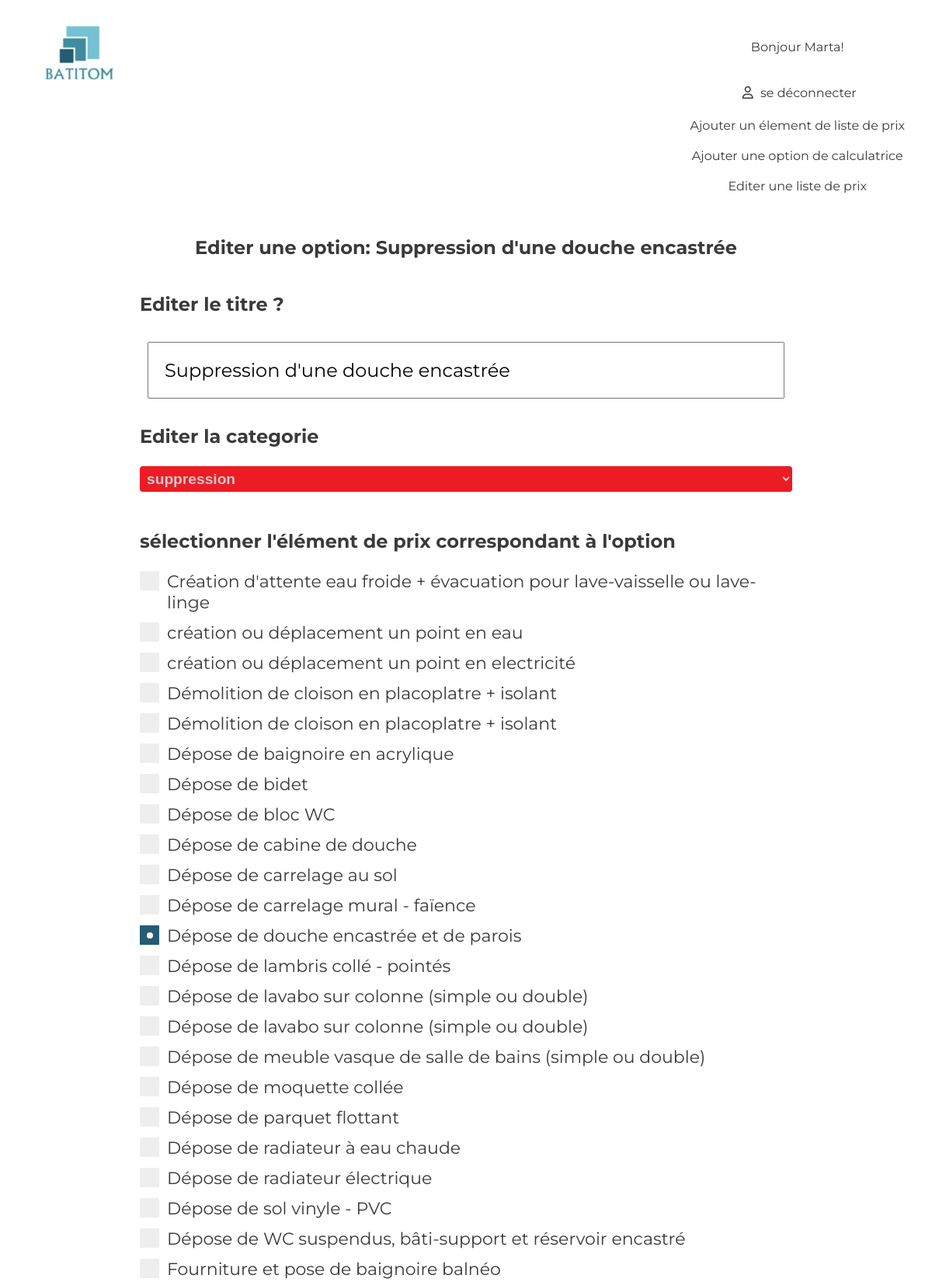
Page /index.php/formquestion/update?id=9 (signed in, upper part) on the committed database.
### tables this page shows
CREATE TABLE IF NOT EXISTS `formquestion` (
  `id` int(11) UNSIGNED NOT NULL AUTO_INCREMENT,
  `title` varchar(100) NOT NULL,
  `category` varchar(100) NOT NULL,
  PRIMARY KEY (`id`)
);

CREATE TABLE IF NOT EXISTS `pricelist` (
  `id` int(10) UNSIGNED NOT NULL AUTO_INCREMENT,
  `description` varchar(255) NOT NULL,
  `category` varchar(100) DEFAULT NULL,
  `price` float NOT NULL,
  `dontFurniture` varchar(100) NOT NULL,
  `bym2` tinyint(1) NOT NULL DEFAULT '0',
  `title` varchar(100) NOT NULL,
  PRIMARY KEY (`id`)
);

### index.php (called while the page is built, shortened)
<?php
require "lib/Router.php";
require "lib/Kernel.php";
require "lib/Database.php";
$kernel = new Kernel();
$kernel->run();

### lib/Database.php (called while the page is built)
<?php
class Database
{
    private static $instance = null;
    private $pdo;
    private function __construct()
    {
        $this->pdo = new PDO
        (
            "mysql:host=localhost;port=3308;dbname=calculator_batitom_db;charset=UTF8",
            "root",
            "",
            [
                PDO::ATTR_ERRMODE => PDO::ERRMODE_EXCEPTION,
                PDO::ATTR_DEFAULT_FETCH_MODE => PDO::FETCH_ASSOC,
            ]
        );
    }
    public function getPdo()
    {
        return $this->pdo;
    }
    public static function getInstance()
    {
        if(self::$instance === null)
        {
            self::$instance = new Database();
        }
        return self::$instance;
    }
}

### app/controllers/FormquestionController.php (called while the page is built, shortened)
<?php
class FormquestionController
{
    public function updateAction()
    {
        $questionModel = new FormquestionModel();
        $priceModel = new PricelistModel();
        if (isset ($_GET['id']) && ctype_digit($_GET['id']))
        {
            $question = $questionModel->find($_GET['id']) ;
            $checkedprices = $priceModel->findCheckedPriceElements($_GET['id']) ;
            return [
                "template" =>
                    [
                        "folder" => "formquestion",
                        "file" => "update",
                    ],
                "neededScripts" =>
                    [
                        "FormValidator.class.js",
                    ],
                "question" => $question,
                "checkedprices" => $checkedprices,
            ];
        }
    }
}

### app/models/AbstractModel.php (called while the page is built, shortened)
<?php
abstract class AbstractModel
{
    public function __construct()
    {
        $this->pdo=Database::getInstance()->getPdo();
    }
}

### app/models/FormquestionModel.php (called while the page is built, shortened)
<?php
class FormquestionModel extends AbstractModel
{
    public function find($id) {
        $query = $this->pdo->prepare("SELECT id, title, category
                                      FROM formquestion
                                      WHERE id= :id");
        $query->execute(["id" => $id]);
        return $query->fetch();
    }
}

### lib/Router.php (called while the page is built, shortened)
<?php
class Router
{
    private $rootURL;
    private $allUrls;
    private static $instance = null;
    private function __construct()
    {
        $this->rootURL = $_SERVER["SCRIPT_NAME"];
        $this->allUrls = [] ;
        foreach ($this->allRoutes as $url => $route)
        {
            $this->allUrls[$route["name"]] = $url ;
        }
    }
    public function generateUrl($routeName)
    {
        if (isset($this->allUrls[$routeName]))
        {
            return $this->rootURL.$this->allUrls[$routeName];
        }
        else
        {
            throw new ErrorException ("Pas de route \" $routeName \" dans le router");
        }
    }
    public static function getInstance()
    {
        if(self::$instance === null)
        {
            self::$instance = new Router();
        }
        return self::$instance;
    }
}

### app/models/PricelistModel.php (called while the page is built, shortened)
<?php
class PricelistModel extends AbstractModel
{
    public function findCheckedPriceElements($questionId)
    {
        $query = $this->pdo->prepare("SELECT pricelist.id, (pricelist_id IS NOT NULL) AS isChecked, pricelist.title
                                                FROM pricelist
                                                LEFT JOIN formquestion_pricelist ON pricelist.id = formquestion_pricelist.pricelist_id
                                                AND FormQuestion_id = :id
                                                ORDER BY title");
        $query->execute([
            "id" => $questionId,
        ]);
        return $query->fetchAll() ;
    }
}

### www/views/formquestion/updateView.phtml (the view, shortened to what this page needs)
<h2>Editer une option: <?= $question['title'] ?></h2>
<form action="<?=Router::getInstance()->generateUrl("batitom_formquestion_update")?>" method="POST" enctype="multipart/form-data" autocomplete="off" data-validate>
    <h3>Editer le titre ?</h3>
    <input type="text" name="title" value="<?= htmlspecialchars($question['title']) ?>" data-minlength="2" />
    <h3>Editer la categorie</h3>
    <select name="category" id="category" data-requiredselect="-1">
        <option value="suppression" <?php if($question['category'] == 'suppression'): ?> selected <?php endif?>>suppression</option>
    </select>
    <h3>sélectionner l'élément de prix correspondant à l'option</h3>
    <div data-minchecked="1">
        <?php foreach($checkedprices as $checkedprice): ?>
            <label for="cat-<?= $checkedprice["id"]?>" class='container'>
                <span class="checkmark"></span>
                <?= htmlspecialchars($checkedprice["title"])?>
            </label>
    <?php endforeach;?>
    </div>
</form>

### www/css/style.css (style rules this page uses)
body { font-family: 'Montserrat', sans-serif; color: #3a3a3a; width: 100%; margin: 0 auto; }
h2 { text-align: center }
h3 { font-size: 1.5em; font-weight: bold; }
form { background-color: #ffffff; margin: 0 auto; width: 70%; min-width: 300px; display: flex; flex-direction: column; justify-content: center; }
form input[type=text], input[type=password] { padding: 20px; margin: 10px; font-size: 1.5em; font-family: 'Montserrat', sans-serif; }
.container { display: block; position: relative; padding-left: 35px; margin-bottom: 12px; cursor: pointer; font-size: 22px; -webkit-user-select: none; -moz-user-select: none; -ms-user-select: none; user-select: none; }
.checkmark { position: absolute; top: 0; left: 0; height: 25px; width: 25px; background-color: #eee; }
.container input:checked ~ .checkmark, .container input:checked ~ .checkmark-radio { background-color: #245c73; }
.checkmark:after, .checkmark-radio:after { content: ""; position: absolute; display: none; }
.container input:checked ~ .checkmark:after, .container input:checked ~ .checkmark-radio:after { display: block; }
.container .checkmark:after, .container .checkmark-radio:after { top: 9px; left: 9px; width: 8px; height: 8px; border-radius: 50%; background: white; }
select { padding: 5px; margin-bottom: 25px; border: none; border-radius: 4px; background-color: #ed1c24; color: #cccccc; font-size: 1.2em; font-weight: bold; }
select:after { position: absolute; content: ""; top: 14px; right: 10px; width: 0; height: 0; border: 6px solid transparent; border-color: #fff transparent transparent transparent; }

### rows in the picture
formquestion: title "Suppression d'une douche encastrée", category "suppression"
pricelist: title "Création d'attente eau froide + évacuation pour lave-vaisselle ou lave-linge"
pricelist: title "création ou déplacement un point en eau"
pricelist: title "création ou déplacement un point en electricité"
pricelist: title "Démolition de cloison en placoplatre + isolant"
pricelist: title "Démolition de cloison en placoplatre + isolant"
pricelist: title "Dépose de baignoire en acrylique"
pricelist: title "Dépose de bidet"
pricelist: title "Dépose de bloc WC"
pricelist: title "Dépose de cabine de douche"
pricelist: title "Dépose de carrelage au sol"
pricelist: title "Dépose de carrelage mural - faïence"
pricelist: title "Dépose de douche encastrée et de parois"
pricelist: title "Dépose de lambris collé - pointés"
pricelist: title "Dépose de lavabo sur colonne (simple ou double)"
pricelist: title "Dépose de lavabo sur colonne (simple ou double)"
pricelist: title "Dépose de meuble vasque de salle de bains (simple ou double)"
pricelist: title "Dépose de moquette collée"
pricelist: title "Dépose de parquet flottant"
pricelist: title "Dépose de radiateur à eau chaude"
pricelist: title "Dépose de radiateur électrique"
pricelist: title "Dépose de sol vinyle - PVC"
pricelist: title "Dépose de WC suspendus, bâti-support et réservoir encastré"
pricelist: title "Fourniture et pose de baignoire balnéo"

### other values in the picture
UserSession::getInstance()->getForname() "Marta"
